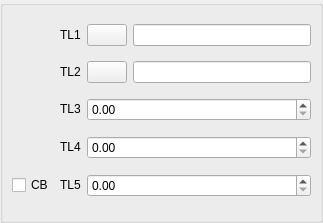
<?xml version="1.0" encoding="UTF-8"?>
<ui version="4.0">
 <class>DlgRef_2Sel3Spin1Check_QTD</class>
 <widget class="QWidget" name="DlgRef_2Sel3Spin1Check_QTD">
  <property name="geometry">
   <rect>
    <x>0</x>
    <y>0</y>
    <width>323</width>
    <height>223</height>
   </rect>
  </property>
  <property name="windowTitle">
   <string/>
  </property>
  <layout class="QGridLayout">
   <property name="margin">
    <number>0</number>
   </property>
   <property name="spacing">
    <number>6</number>
   </property>
   <item row="0" column="0">
    <widget class="QGroupBox" name="GroupBox1">
     <property name="title">
      <string/>
     </property>
     <layout class="QGridLayout">
      <property name="margin">
       <number>9</number>
      </property>
      <property name="spacing">
       <number>6</number>
      </property>
      <item row="5" column="1">
       <widget class="QLabel" name="TextLabel4">
        <property name="sizePolicy">
         <sizepolicy hsizetype="Fixed" vsizetype="Fixed">
          <horstretch>0</horstretch>
          <verstretch>0</verstretch>
         </sizepolicy>
        </property>
        <property name="text">
         <string>TL4</string>
        </property>
        <property name="wordWrap">
         <bool>false</bool>
        </property>
       </widget>
      </item>
      <item row="3" column="1">
       <widget class="QLabel" name="TextLabel3">
        <property name="sizePolicy">
         <sizepolicy hsizetype="Fixed" vsizetype="Fixed">
          <horstretch>0</horstretch>
          <verstretch>0</verstretch>
         </sizepolicy>
        </property>
        <property name="text">
         <string>TL3</string>
        </property>
        <property name="wordWrap">
         <bool>false</bool>
        </property>
       </widget>
      </item>
      <item row="1" column="1">
       <widget class="QLabel" name="TextLabel1">
        <property name="sizePolicy">
         <sizepolicy hsizetype="Fixed" vsizetype="Fixed">
          <horstretch>0</horstretch>
          <verstretch>0</verstretch>
         </sizepolicy>
        </property>
        <property name="text">
         <string>TL1</string>
        </property>
        <property name="wordWrap">
         <bool>false</bool>
        </property>
       </widget>
      </item>
      <item row="1" column="3">
       <widget class="QLineEdit" name="LineEdit1"/>
      </item>
      <item row="2" column="1">
       <widget class="QLabel" name="TextLabel2">
        <property name="sizePolicy">
         <sizepolicy hsizetype="Fixed" vsizetype="Fixed">
          <horstretch>0</horstretch>
          <verstretch>0</verstretch>
         </sizepolicy>
        </property>
        <property name="text">
         <string>TL2</string>
        </property>
        <property name="wordWrap">
         <bool>false</bool>
        </property>
       </widget>
      </item>
      <item row="1" column="2">
       <widget class="QPushButton" name="PushButton1">
        <property name="sizePolicy">
         <sizepolicy hsizetype="Fixed" vsizetype="Fixed">
          <horstretch>0</horstretch>
          <verstretch>0</verstretch>
         </sizepolicy>
        </property>
        <property name="text">
         <string/>
        </property>
       </widget>
      </item>
      <item row="2" column="3">
       <widget class="QLineEdit" name="LineEdit2"/>
      </item>
      <item row="2" column="2">
       <widget class="QPushButton" name="PushButton2">
        <property name="sizePolicy">
         <sizepolicy hsizetype="Fixed" vsizetype="Fixed">
          <horstretch>0</horstretch>
          <verstretch>0</verstretch>
         </sizepolicy>
        </property>
        <property name="text">
         <string/>
        </property>
       </widget>
      </item>
      <item row="3" column="2" colspan="2">
       <widget class="SalomeApp_DoubleSpinBox" name="SpinBox_DX"/>
      </item>
      <item row="6" column="2" colspan="2">
       <widget class="SalomeApp_DoubleSpinBox" name="SpinBox_DZ"/>
      </item>
      <item row="5" column="2" colspan="2">
       <widget class="SalomeApp_DoubleSpinBox" name="SpinBox_DY"/>
      </item>
      <item row="6" column="1">
       <widget class="QLabel" name="TextLabel5">
        <property name="sizePolicy">
         <sizepolicy hsizetype="Fixed" vsizetype="Fixed">
          <horstretch>0</horstretch>
          <verstretch>0</verstretch>
         </sizepolicy>
        </property>
        <property name="text">
         <string>TL5</string>
        </property>
        <property name="wordWrap">
         <bool>false</bool>
        </property>
       </widget>
      </item>
      <item row="6" column="0">
       <widget class="QCheckBox" name="checkBox">
        <property name="text">
         <string>CB</string>
        </property>
       </widget>
      </item>
     </layout>
    </widget>
   </item>
  </layout>
 </widget>
 <layoutdefault spacing="6" margin="11"/>
 <pixmapfunction>qPixmapFromMimeSource</pixmapfunction>
 <customwidgets>
  <customwidget>
   <class>SalomeApp_DoubleSpinBox</class>
   <extends>QDoubleSpinBox</extends>
   <header location="global">SalomeApp_DoubleSpinBox.h</header>
  </customwidget>
 </customwidgets>
 <tabstops>
  <tabstop>PushButton1</tabstop>
  <tabstop>LineEdit1</tabstop>
  <tabstop>PushButton2</tabstop>
  <tabstop>LineEdit2</tabstop>
  <tabstop>SpinBox_DX</tabstop>
  <tabstop>SpinBox_DY</tabstop>
  <tabstop>SpinBox_DZ</tabstop>
  <tabstop>checkBox</tabstop>
 </tabstops>
 <resources/>
 <connections/>
</ui>
